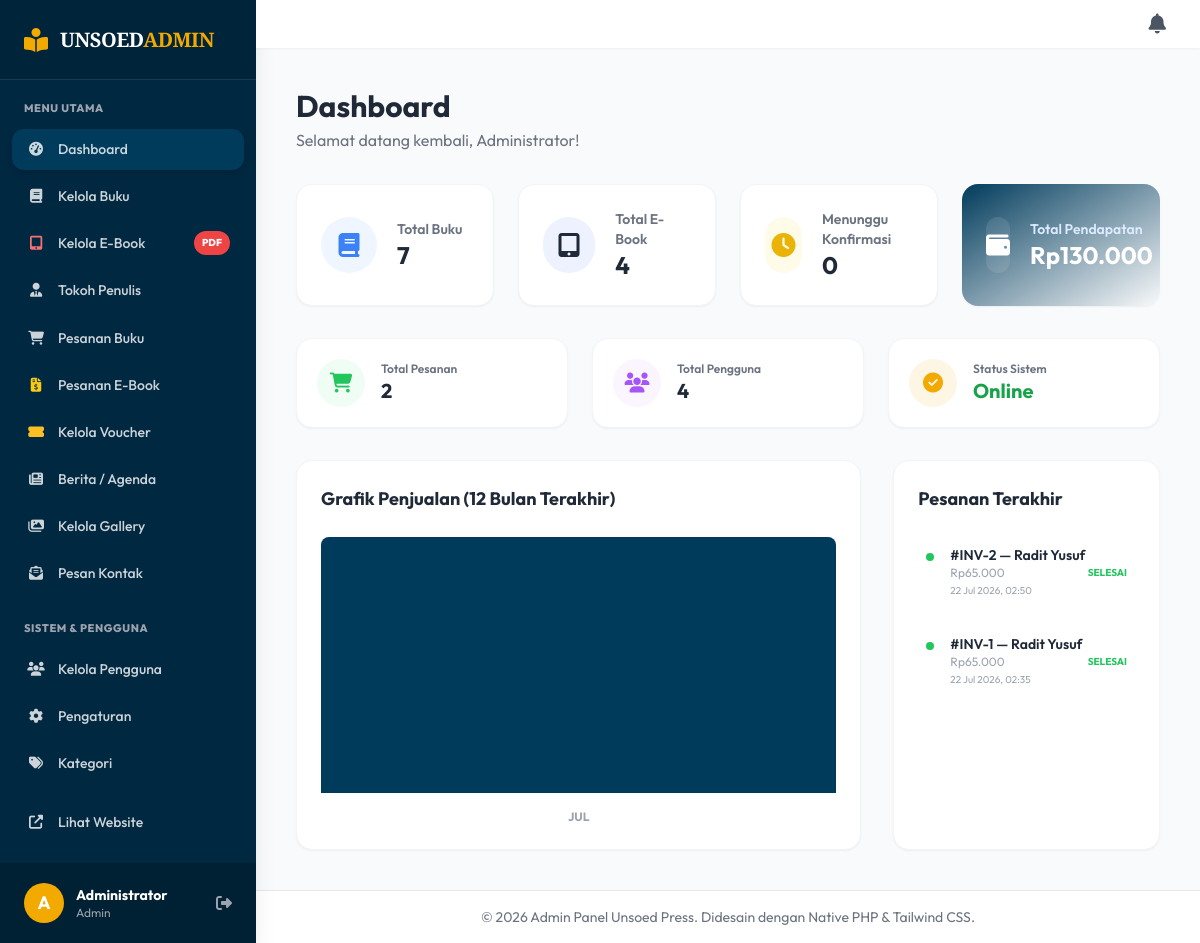
The page /admin (signed in) on the database its author committed.
### tables this page shows
CREATE TABLE `orders` (
  `id` int NOT NULL AUTO_INCREMENT,
  `user_id` int NOT NULL,
  `total_amount` decimal(10,2) NOT NULL,
  `voucher_code` varchar(50) DEFAULT NULL,
  `discount_amount` decimal(12,2) DEFAULT '0.00',
  `status` enum('pending','paid','confirmed','rejected') NOT NULL DEFAULT 'pending',
  `delivery_method` enum('pickup','shipping') NOT NULL DEFAULT 'pickup',
  `shipping_address` text,
  `payment_receipt` varchar(255) DEFAULT NULL,
  `created_at` timestamp NOT NULL DEFAULT CURRENT_TIMESTAMP,
  PRIMARY KEY (`id`),
  KEY `user_id` (`user_id`),
  CONSTRAINT `orders_ibfk_1` FOREIGN KEY (`user_id`) REFERENCES `users` (`id`) ON DELETE CASCADE
);

CREATE TABLE `users` (
  `id` int NOT NULL AUTO_INCREMENT,
  `name` varchar(150) NOT NULL,
  `email` varchar(150) NOT NULL,
  `password` varchar(255) NOT NULL,
  `role` enum('admin','customer') NOT NULL DEFAULT 'customer',
  `phone` varchar(50) DEFAULT NULL,
  `address` text,
  `created_at` timestamp NOT NULL DEFAULT CURRENT_TIMESTAMP,
  PRIMARY KEY (`id`),
  UNIQUE KEY `email` (`email`)
);

### app/controllers/Admin.php (called while the page is built, shortened)
<?php
class Admin extends Controller {
    public function index()
    {
        $data['judul'] = 'Dashboard Admin - Unsoed Press';
        $data['total_books'] = count($this->model('BookModel')->getAllBooks());
        $data['total_orders'] = count($this->model('OrderModel')->getAllOrders());
        $data['total_users'] = count($this->model('UserModel')->getAllUsers());
        $data['total_ebooks'] = count($this->model('EbookModel')->getAllEbooks());
        $data['total_revenue'] = $this->model('OrderModel')->getTotalRevenue();
        $data['pending_orders'] = $this->model('OrderModel')->getPendingOrdersCount();
        $data['latest_orders'] = $this->model('OrderModel')->getLatestOrders(5);
        $data['monthly_sales'] = $this->model('OrderModel')->getMonthlySales();
        $this->view('admin/dashboard', $data);
    }
}

### core/App.php (called while the page is built, shortened)
<?php
class App {
    protected $method = 'index';
    protected $params = [];
    public function __construct()
    {
        $this->controller = new $this->controller;
        call_user_func_array([$this->controller, $this->method], $this->params);
    }
}

### public/index.php (called while the page is built, shortened)
<?php
function esc($string) {
    return htmlspecialchars($string ?? '', ENT_QUOTES, 'UTF-8');
}
require_once '../core/App.php';
require_once '../core/Controller.php';
require_once '../core/Database.php';
require_once '../config/database.php';
$app = new App();

### core/Database.php (called while the page is built, shortened)
<?php
class Database {
    private $host = DB_HOST;
    private $user = DB_USER;
    private $pass = DB_PASS;
    private $db_name = DB_NAME;
    private $dbh;
    private $stmt;
    public function __construct()
    {
        $dsn = 'mysql:host=' . $this->host . ';dbname=' . $this->db_name;
        $option = [
            PDO::ATTR_PERSISTENT => true,
            PDO::ATTR_ERRMODE => PDO::ERRMODE_EXCEPTION
        ];
        try {
            $this->dbh = new PDO($dsn, $this->user, $this->pass, $option);
        } catch(PDOException $e) {
            die($e->getMessage());
        }
    }
    public function query($query)
    {
        $this->stmt = $this->dbh->prepare($query);
    }
    public function bind($param, $value, $type = null)
    {
        if(is_null($type)) {
            switch(true) {
                case is_int($value):
                    $type = PDO::PARAM_INT;
                    break;
                default:
                    $type = PDO::PARAM_STR;
            }
        }
        $this->stmt->bindValue($param, $value, $type);
    }
    public function execute()
    {
        return $this->stmt->execute();
    }
    public function resultSet()
    {
        $this->execute();
        return $this->stmt->fetchAll(PDO::FETCH_ASSOC);
    }
}

### app/models/OrderModel.php (called while the page is built, shortened)
<?php
class OrderModel {
    private $db;
    public function __construct()
    {
        $this->db = new Database;
    }
    public function getAllOrders()
    {
        $this->db->query('SELECT orders.*, users.name as user_name FROM orders JOIN users ON orders.user_id = users.id ORDER BY orders.created_at DESC');
        return $this->db->resultSet();
    }
    public function getTotalRevenue()
    {
        $this->db->query("SELECT COALESCE(SUM(total_amount), 0) as total FROM orders WHERE status = 'confirmed'");
        $result = $this->db->single();
        return $result['total'] ?? 0;
    }
    public function getPendingOrdersCount()
    {
        $this->db->query("SELECT COUNT(*) as total FROM orders WHERE status = 'paid'");
        $result = $this->db->single();
        return $result['total'] ?? 0;
    }
    public function getLatestOrders($limit = 5)
    {
        $this->db->query("
            SELECT orders.*, users.name as user_name, users.email
            FROM orders
            JOIN users ON orders.user_id = users.id
            ORDER BY orders.created_at DESC
            LIMIT :limit
        ");
        $this->db->bind(':limit', (int)$limit);
        return $this->db->resultSet();
    }
    public function getMonthlySales()
    {
        $this->db->query("
            SELECT
                DATE_FORMAT(created_at, '%Y-%m') as month_key,
                DATE_FORMAT(created_at, '%b') as month_name,
                COALESCE(SUM(total_amount), 0) as revenue,
                COUNT(*) as order_count
            FROM orders
            WHERE status = 'confirmed'
              AND created_at >= DATE_SUB(NOW(), INTERVAL 12 MONTH)
            GROUP BY month_key, month_name
            ORDER BY month_key ASC
        ");
        return $this->db->resultSet();
    }
}

### app/views/admin/dashboard.php (the view, shortened to what this page needs)
<?php
$monthly = $data['monthly_sales'] ?? [];
$maxRevenue = 1;
foreach ($monthly as $m) {
    if ($m['revenue'] > $maxRevenue) $maxRevenue = $m['revenue'];
}
?>
<div class="mb-8">
    <h1 class="text-3xl font-bold text-gray-800">Dashboard</h1>
    <p class="text-gray-500 mt-1">Selamat datang kembali, <?= esc($_SESSION['user_name']) ?>!</p>
</div>
<div class="grid grid-cols-1 md:grid-cols-2 lg:grid-cols-4 gap-6 mb-8">
    <a href="<?= BASEURL; ?>/admin/books" class="bg-white rounded-2xl p-6 shadow-sm border border-gray-100 flex items-center gap-5 hover:border-blue-300 hover:shadow-md transition group">
        <div class="w-14 h-14 rounded-full bg-blue-50 text-blue-500 flex items-center justify-center text-2xl group-hover:scale-110 transition-transform">
            <i class="fas fa-book"></i>
        </div>
        <div>
            <p class="text-gray-500 text-sm font-semibold">Total Buku</p>
            <h3 class="text-2xl font-bold text-gray-800"><?= $data['total_books'] ?? 0 ?></h3>
        </div>
    </a>
    <a href="<?= BASEURL; ?>/admin/ebooks" class="bg-white rounded-2xl p-6 shadow-sm border border-gray-100 flex items-center gap-5 hover:border-indigo-300 hover:shadow-md transition group">
        <div class="w-14 h-14 rounded-full bg-indigo-50 text-indigo-500 flex items-center justify-center text-2xl group-hover:scale-110 transition-transform">
            <i class="fas fa-tablet-alt"></i>
        </div>
        <div>
            <p class="text-gray-500 text-sm font-semibold">Total E-Book</p>
            <h3 class="text-2xl font-bold text-gray-800"><?= $data['total_ebooks'] ?? 0 ?></h3>
        </div>
    </a>
    <a href="<?= BASEURL; ?>/admin/orders" class="bg-white rounded-2xl p-6 shadow-sm border border-gray-100 flex items-center gap-5 hover:border-yellow-300 hover:shadow-md transition group relative">
        <div class="w-14 h-14 rounded-full bg-yellow-50 text-yellow-500 flex items-center justify-center text-2xl group-hover:scale-110 transition-transform">
            <i class="fas fa-clock"></i>
        </div>
        <div>
            <p class="text-gray-500 text-sm font-semibold">Menunggu Konfirmasi</p>
            <h3 class="text-2xl font-bold text-gray-800"><?= $data['pending_orders'] ?? 0 ?></h3>
        </div>
    </a>
    <div class="bg-gradient-to-br from-unsoed-blue to-unsoed-darkblue rounded-2xl p-6 shadow-sm flex items-center gap-5 text-white">
        <div class="w-14 h-14 rounded-full bg-white/10 flex items-center justify-center text-2xl">
            <i class="fas fa-wallet"></i>
        </div>
        <div>
            <p class="text-blue-100 text-sm font-semibold">Total Pendapatan</p>
            <h3 class="text-2xl font-bold">Rp<?= number_format($data['total_revenue'] ?? 0, 0, ',', '.') ?></h3>
        </div>
    </div>
</div>
<div class="grid grid-cols-1 md:grid-cols-3 gap-6 mb-8">
    <a href="<?= BASEURL; ?>/admin/orders" class="bg-white rounded-2xl p-5 shadow-sm border border-gray-100 flex items-center gap-4 hover:shadow-md transition group">
        <div class="w-12 h-12 rounded-full bg-green-50 text-green-500 flex items-center justify-center text-xl group-hover:scale-110 transition-transform">
            <i class="fas fa-shopping-cart"></i>
        </div>
        <div>
            <p class="text-gray-500 text-xs font-semibold">Total Pesanan</p>
            <h3 class="text-xl font-bold text-gray-800"><?= $data['total_orders'] ?? 0 ?></h3>
        </div>
    </a>
    <a href="<?= BASEURL; ?>/admin/users" class="bg-white rounded-2xl p-5 shadow-sm border border-gray-100 flex items-center gap-4 hover:shadow-md transition group">
        <div class="w-12 h-12 rounded-full bg-purple-50 text-purple-500 flex items-center justify-center text-xl group-hover:scale-110 transition-transform">
            <i class="fas fa-users"></i>
        </div>
        <div>
            <p class="text-gray-500 text-xs font-semibold">Total Pengguna</p>
            <h3 class="text-xl font-bold text-gray-800"><?= $data['total_users'] ?? 0 ?></h3>
        </div>
    </a>
    <div class="bg-white rounded-2xl p-5 shadow-sm border border-gray-100 flex items-center gap-4">
        <div class="w-12 h-12 rounded-full bg-unsoed-yellow/10 text-unsoed-yellow flex items-center justify-center text-xl">
            <i class="fas fa-check-circle"></i>
        </div>
        <div>
            <p class="text-gray-500 text-xs font-semibold">Status Sistem</p>
            <h3 class="text-xl font-bold text-green-600">Online</h3>
        </div>
    </div>
</div>
<div class="grid grid-cols-1 lg:grid-cols-3 gap-8">
    <div class="lg:col-span-2 bg-white rounded-2xl p-6 shadow-sm border border-gray-100">
        <h3 class="text-lg font-bold text-gray-800 mb-6">Grafik Penjualan (12 Bulan Terakhir)</h3>
        <?php if(empty($monthly)): ?>
            <div class="h-64 flex items-center justify-center text-gray-400 text-sm italic">
                <i class="fas fa-chart-bar text-4xl text-gray-200 mr-3"></i> Belum ada data penjualan.
            </div>
        <?php else: ?>
            <div class="h-64 flex items-end gap-2 justify-between">
                <?php foreach($monthly as $m): ?>
                    <?php $pct = ($m['revenue'] / $maxRevenue) * 100; ?>
                    <div class="flex-1 bg-blue-50 rounded-t-lg relative group cursor-pointer min-w-0" style="height: 100%;">
                        <div class="absolute bottom-0 w-full bg-unsoed-blue rounded-t-lg transition-all group-hover:bg-unsoed-yellow" style="height: <?= max($pct, 5) ?>%"></div>
                    </div>
                <?php endforeach; ?>
            </div>
            <div class="flex justify-between mt-4 text-xs text-gray-400 font-bold uppercase">
                <?php foreach($monthly as $m): ?>
                    <span class="flex-1 text-center"><?= esc($m['month_name']) ?></span>
                <?php endforeach; ?>
            </div>
        <?php endif; ?>
    </div>
    <div class="bg-white rounded-2xl p-6 shadow-sm border border-gray-100">
        <h3 class="text-lg font-bold text-gray-800 mb-6">Pesanan Terakhir</h3>
        <div class="space-y-5">
            <?php
            $latestOrders = $data['latest_orders'] ?? [];
            if(empty($latestOrders)): ?>
                <div class="text-center text-gray-400 text-sm italic py-8">Belum ada pesanan.</div>
            <?php else: ?>
                <?php foreach($latestOrders as $order): ?>
                    <a href="<?= BASEURL ?>/admin/order_detail/<?= esc($order['id']) ?>" class="flex gap-4 items-start hover:bg-gray-50 -mx-2 px-2 py-2 rounded-xl transition">
                        <?php
                        $statusColor = 'bg-gray-400';
                        $statusLabel = $order['status'];
                        if ($order['status'] == 'pending') { $statusColor = 'bg-yellow-400'; $statusLabel = 'Belum Bayar'; }
                        elseif ($order['status'] == 'paid') { $statusColor = 'bg-blue-500'; $statusLabel = 'Menunggu Verif'; }
                        elseif ($order['status'] == 'confirmed') { $statusColor = 'bg-green-500'; $statusLabel = 'Selesai'; }
                        elseif ($order['status'] == 'rejected') { $statusColor = 'bg-red-500'; $statusLabel = 'Ditolak'; }
                        ?>
                        <div class="w-2 h-2 mt-2 rounded-full <?= esc($statusColor) ?> flex-shrink-0"></div>
                        <div class="flex-1 min-w-0">
                            <p class="text-sm text-gray-800 font-semibold truncate">#INV-<?= esc($order['id']) ?> — <?= htmlspecialchars($order['user_name']) ?></p>
                            <p class="text-xs text-gray-400 flex items-center justify-between">
                                <span>Rp<?= number_format($order['total_amount'], 0, ',', '.') ?></span>
                                <span class="text-[10px] font-bold uppercase <?= str_replace('bg-', 'text-', $statusColor) ?>"><?= esc($statusLabel) ?></span>
                            </p>
                            <p class="text-[10px] text-gray-400 mt-0.5"><?= date('d M Y, H:i', strtotime($order['created_at'])) ?></p>
                        </div>
                    </a>
                <?php endforeach; ?>
            <?php endif; ?>
        </div>
    </div>
</div>

### rows shown on the page
orders: id "2", user.name "Radit Yusuf", total_amount "65.000", status "SELESAI", created_at "22 Jul 2026, 02:50"
orders: id "1", user.name "Radit Yusuf", total_amount "65.000", status "SELESAI", created_at "22 Jul 2026, 02:35"

### other values the page prints
substr($_SESSION['user_name'] ?? 'A', 0, 1) "A"
$_SESSION['user_name'] "Administrator"
$_SESSION['user_role'] "Admin"
$data['total_books'] "7"
$data['total_ebooks'] "4"
$data['pending_orders'] "0"
$data['total_revenue'] "130.000"
$data['total_orders'] "2"
$data['total_users'] "4"
$m['month_name'] "JUL"
